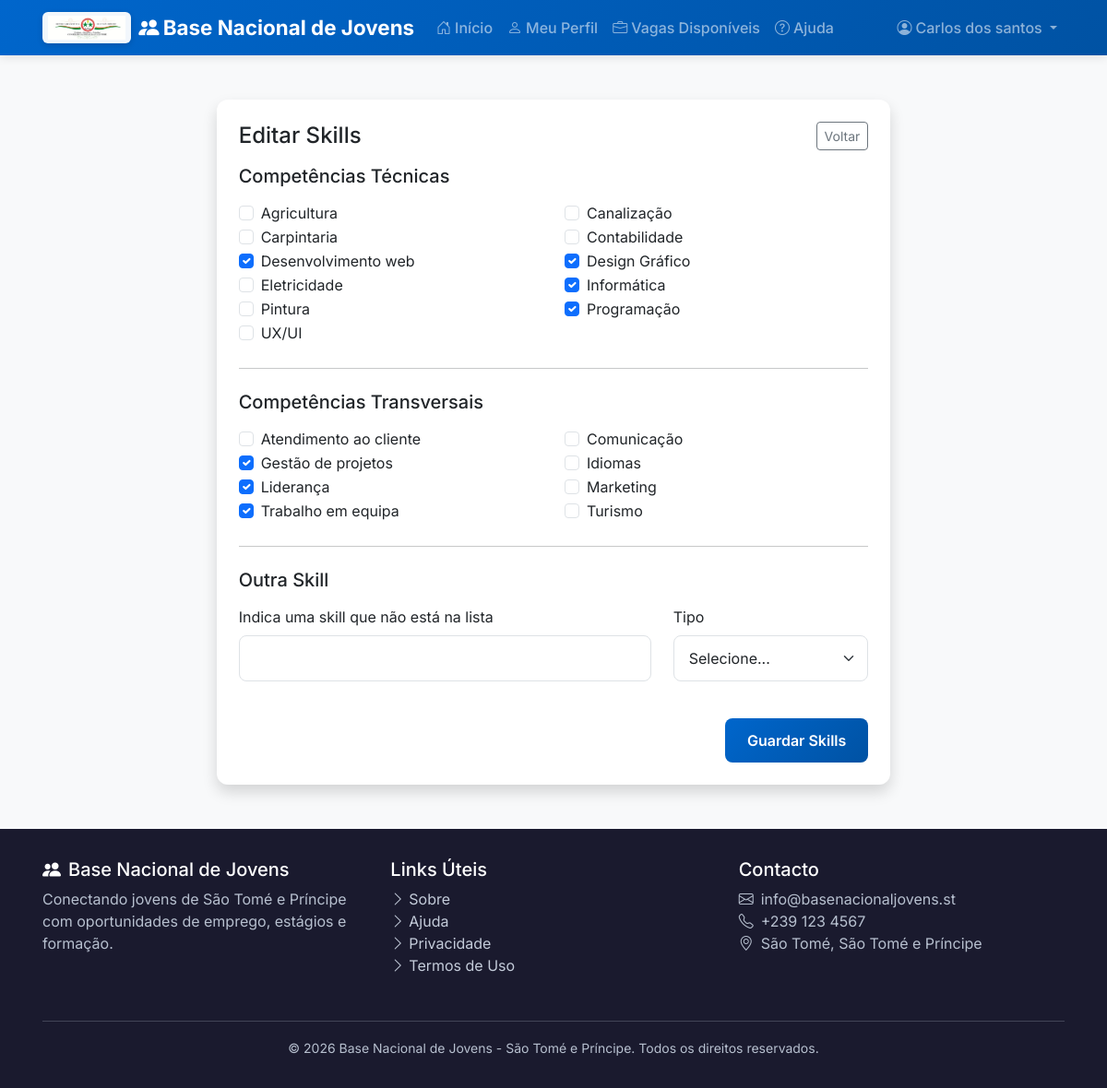
Screenshot of /profiles/skills/editar/ (signed in) with the database file from the repository.
### accounts/models.py (models this page shows, shortened)
class User(AbstractBaseUser, PermissionsMixin):
    class ProfileType(models.TextChoices):
        JOVEM = 'JO', _('Jovem')
        OPERADOR = 'OP', _('Operador Distrital')
        EMPRESA = 'EMP', _('Empresa')
        ADMIN = 'ADM', _('Administrador')
        TECNICO = 'TEC', _('Técnico PNUD')
    email = models.EmailField(_('email address'), unique=True, blank=True, null=True)
    telefone = models.CharField(_('telefone'), max_length=20, unique=True)
    nome = models.CharField(_('nome completo'), max_length=255)
    perfil = models.CharField(
        _('perfil'),
        max_length=3,
        choices=ProfileType.choices,
        default=ProfileType.JOVEM
    )
    distrito = models.ForeignKey(
        'core.District',
        on_delete=models.SET_NULL,
        null=True,
        blank=True,
        verbose_name=_('distrito')
    )
    is_staff = models.BooleanField(_('staff status'), default=False)
    is_active = models.BooleanField(_('active'), default=True)
    is_verified = models.BooleanField(_('verificado'), default=False)
    consentimento_dados = models.BooleanField(
        _('consentimento para uso de dados'),
        default=False,
        help_text=_('Autorizo o uso dos meus dados para fins de empregabilidade')
    )
    consentimento_contacto = models.BooleanField(
        _('consentimento para contacto'),
        default=False,
        help_text=_('Autorizo ser contactado por SMS/WhatsApp/email')
    )
    data_consentimento = models.DateTimeField(null=True, blank=True)
    date_joined = models.DateTimeField(_('date joined'), default=timezone.now)
    last_login = models.DateTimeField(_('last login'), null=True, blank=True)
    nome_empresa = models.CharField(_('nome da empresa'), max_length=255, blank=True)
    nif = models.CharField(_('NIF'), max_length=20, blank=True)
    setor_empresa = models.CharField(_('setor'), max_length=100, blank=True)
    associacao_parceira = models.CharField(_('associação/parceiro'), max_length=255, blank=True)
    objects = UserManager()
    USERNAME_FIELD = 'telefone'
    REQUIRED_FIELDS = ['nome']
    class Meta:
        verbose_name = _('utilizador')
        verbose_name_plural = _('utilizadores')
        ordering = ['-date_joined']
    @property
    def is_jovem(self):
        return self.perfil == self.ProfileType.JOVEM
    def has_youth_profile(self):
        return hasattr(self, 'youth_profile')

### core/models.py (models this page shows, shortened)
class Skill(models.Model):
    TIPO_CHOICES = [
        ('TEC', _('Técnica')),
        ('TRA', _('Transversal')),
    ]
    nome = models.CharField(_('nome'), max_length=100)
    tipo = models.CharField(_('tipo'), max_length=3, choices=TIPO_CHOICES, default='TEC')
    aprovada = models.BooleanField(_('aprovada'), default=False)
    descricao = models.TextField(_('descrição'), blank=True)
    class Meta:
        verbose_name = _('skill')
        verbose_name_plural = _('skills')
        ordering = ['nome']

### profiles/views.py (the view)
# urls.py: path('skills/editar/', views.skills_edit, name='skills_edit'),
@login_required
def skills_edit(request):
    if not request.user.is_jovem:
        messages.error(request, _('Apenas jovens têm este tipo de perfil.'))
        return redirect('home')
    if not request.user.has_youth_profile():
        return redirect('profiles:wizard')
    profile = request.user.youth_profile
    existing_ids = list(profile.youth_skills.values_list('skill_id', flat=True))
    skills_qs = Skill.objects.filter(aprovada=True)
    if existing_ids:
        skills_qs = skills_qs | Skill.objects.filter(id__in=existing_ids)
    skills_qs = skills_qs.distinct().order_by('nome')
    if request.method == 'POST':
        form = YouthSkillsForm(request.POST, include_skill_ids=existing_ids)
        if form.is_valid():
            selected_ids = list(form.cleaned_data['skills'].values_list('id', flat=True))
            selected_set = set(selected_ids)
            outra_skill_nome = form.cleaned_data.get('outra_skill_nome', '')
            outra_skill_tipo = form.cleaned_data.get('outra_skill_tipo')
            nova_skill = get_or_create_skill_by_name(outra_skill_nome, outra_skill_tipo)
            if nova_skill:
                selected_set.add(nova_skill.id)
            existing_set = set(existing_ids)
            to_add = selected_set - existing_set
            to_remove = existing_set - selected_set
            if to_add:
                YouthSkill.objects.bulk_create([
                    YouthSkill(profile=profile, skill_id=skill_id, nivel=1)
                    for skill_id in to_add
                ])
            if to_remove:
                YouthSkill.objects.filter(profile=profile, skill_id__in=to_remove).delete()
            messages.success(request, _('Skills atualizadas com sucesso!'))
            return redirect('profiles:detail')
        selected_skill_ids = [int(s) for s in request.POST.getlist('skills') if s.isdigit()]
    else:
        form = YouthSkillsForm(initial={'skills': existing_ids}, include_skill_ids=existing_ids)
        selected_skill_ids = existing_ids
    context = {
        'form': form,
        'skills': skills_qs,
        'selected_skill_ids': selected_skill_ids
    }
    return render(request, 'profiles/skills_form.html', context)

### templates/profiles/skills_form.html (shortened to what this page needs)
{% extends 'base/base.html' %}
{% block content %}
<div class="container py-5">
  <div class="row justify-content-center">
    <div class="col-lg-8">
      <div class="card shadow">
        <div class="card-body p-4">
          <div class="d-flex justify-content-between align-items-center mb-3">
            <h4 class="mb-0">Editar Skills</h4>
            <a href="{% url 'profiles:detail' %}" class="btn btn-outline-secondary btn-sm">Voltar</a>
          </div>
          <form method="post" novalidate>
            <h5 class="mb-3">Competências Técnicas</h5>
            <div class="row">
              {% for skill in skills %}
                {% if skill.tipo == 'TEC' %}
                  <div class="col-md-6">
                    <div class="form-check">
                      <input class="form-check-input" type="checkbox"
                             name="skills" value="{{ skill.id }}"
                             id="skill_{{ skill.id }}"
                             {% if skill.id in selected_skill_ids %}checked{% endif %}>
                      <label class="form-check-label" for="skill_{{ skill.id }}">
                        {{ skill.nome }}
                      </label>
                    </div>
                  </div>
                {% endif %}
              {% endfor %}
            </div>
            <hr class="my-4">
            <h5 class="mb-3">Competências Transversais</h5>
            <div class="row">
              {% for skill in skills %}
                {% if skill.tipo == 'TRA' %}
                  <div class="col-md-6">
                    <div class="form-check">
                      <input class="form-check-input" type="checkbox"
                             name="skills" value="{{ skill.id }}"
                             id="skill_{{ skill.id }}"
                             {% if skill.id in selected_skill_ids %}checked{% endif %}>
                      <label class="form-check-label" for="skill_{{ skill.id }}">
                        {{ skill.nome }}
                      </label>
                    </div>
                  </div>
                {% endif %}
              {% endfor %}
            </div>
            <hr class="my-4">
            <h5 class="mb-3">Outra Skill</h5>
            <div class="row">
              <div class="col-md-8 mb-3">
                <label for="id_outra_skill_nome" class="form-label">Indica uma skill que não está na lista</label>
                <input type="text" name="outra_skill_nome" id="id_outra_skill_nome"
                       class="form-control" value="{{ form.outra_skill_nome.value|default:'' }}">
              </div>
              <div class="col-md-4 mb-3">
                <label for="id_outra_skill_tipo" class="form-label">Tipo</label>
                <select name="outra_skill_tipo" id="id_outra_skill_tipo" class="form-select">
                  {% for value, label in form.fields.outra_skill_tipo.choices %}
                    <option value="{{ value }}" {% if form.outra_skill_tipo.value == value %}selected{% endif %}>{{ label }}</option>
                  {% endfor %}
                </select>
              </div>
            </div>
            <div class="text-end mt-4">
              <button class="btn btn-primary">Guardar Skills</button>
            </div>
          </form>
        </div>
      </div>
    </div>
  </div>
</div>
{% endblock %}

### templates/base/base.html (shortened to what this page needs)
<!DOCTYPE html>
<html lang="pt-pt">
{% load static %}
{% load form_tags %}
<head>
    <link href="https://cdn.jsdelivr.net/npm/bootstrap@5.3.2/dist/css/bootstrap.min.css" rel="stylesheet">
    <link href="https://cdn.jsdelivr.net/npm/bootstrap-icons@1.11.1/font/bootstrap-icons.css" rel="stylesheet">
    <link rel="stylesheet" href="{% static 'css/main.css' %}">
</head>
<body>
    <nav class="navbar navbar-expand-lg navbar-dark">
        <div class="container">
            <a class="navbar-brand d-flex align-items-center gap-2" href="{% url 'home' %}">
                <img src="{% static 'img/cnj_logo.jpg' %}" alt="CNJ" class="navbar-logo">
                <span><i class="bi bi-people-fill me-1"></i>Base Nacional de Jovens</span>
            </a>
            <div class="collapse navbar-collapse" id="navbarNav">
                <ul class="navbar-nav me-auto">
                    <li class="nav-item">
                        <a class="nav-link" href="{% url 'home' %}">
                            <i class="bi bi-house-door me-1"></i>Início
                        </a>
                    </li>
                    {% if user.is_authenticated %}
                        {% if user.is_jovem %}
                            {% if user_has_profile %}
                                <li class="nav-item">
                                    <a class="nav-link" href="{% url 'profiles:detail' %}">
                                        <i class="bi bi-person me-1"></i>Meu Perfil
                                    </a>
                                </li>
                                <li class="nav-item">
                                    <a class="nav-link" href="{% url 'profiles:available_jobs' %}">
                                        <i class="bi bi-briefcase me-1"></i>Vagas Disponíveis
                                    </a>
                                </li>
                            {% else %}
                                <li class="nav-item">
                                    <a class="nav-link" href="{% url 'profiles:wizard' %}">
                                        <i class="bi bi-person-plus me-1"></i>Completar Perfil
                                    </a>
                                </li>
                            {% endif %}
                        {% elif user.is_admin %}
                            <li class="nav-item">
                                <a class="nav-link" href="{% url 'dashboard:admin' %}">
                                    <i class="bi bi-speedometer2 me-1"></i>Admin
                                </a>
                            </li>
                        {% elif user.is_tecnico %}
                            <li class="nav-item">
                                <a class="nav-link" href="{% url 'dashboard:tecnico' %}">
                                    <i class="bi bi-graph-up me-1"></i>Dashboard
                                </a>
                            </li>
                        {% endif %}
                    {% else %}
                        <li class="nav-item">
                            <a class="nav-link" href="{% url 'accounts:login' %}?next={% url 'profiles:available_jobs' %}">
                                <i class="bi bi-briefcase me-1"></i>Vagas Disponíveis
                            </a>
                        </li>
                    {% endif %}
                    <li class="nav-item">
                        <a class="nav-link" href="{% url 'help' %}">
                            <i class="bi bi-question-circle me-1"></i>Ajuda
                        </a>
                    </li>
                </ul>
                <ul class="navbar-nav">
                    {% if user.is_authenticated %}
                        <li class="nav-item dropdown">
                            <a class="nav-link dropdown-toggle" href="#" id="userDropdown" role="button" data-bs-toggle="dropdown">
                                <i class="bi bi-person-circle me-1"></i>{{ user.nome|truncatechars:20 }}
                            </a>
                        </li>
                    {% endif %}
                </ul>
            </div>
        </div>
    </nav>
    <main>
        {% block content %}{% endblock %}
    </main>
    <footer class="footer">
        <div class="container">
            <div class="row">
                <div class="col-md-4 mb-3">
                    <h5><i class="bi bi-people-fill me-2"></i>Base Nacional de Jovens</h5>
                    <p class="text-footer">Conectando jovens de São Tomé e Príncipe com oportunidades de emprego, estágios e formação.</p>
                </div>
                <div class="col-md-4 mb-3">
                    <h5>Links Úteis</h5>
                    <ul class="list-unstyled">
                        <li><a href="{% url 'about' %}"><i class="bi bi-chevron-right me-1"></i>Sobre</a></li>
                        <li><a href="{% url 'help' %}"><i class="bi bi-chevron-right me-1"></i>Ajuda</a></li>
                        <li><a href="{% url 'privacy' %}"><i class="bi bi-chevron-right me-1"></i>Privacidade</a></li>
                        <li><a href="{% url 'terms' %}"><i class="bi bi-chevron-right me-1"></i>Termos de Uso</a></li>
                    </ul>
                </div>
                <div class="col-md-4 mb-3">
                    <h5>Contacto</h5>
                    <p class="text-footer">
                        <i class="bi bi-envelope me-2"></i>info@basenacionaljovens.st<br>
                        <i class="bi bi-telephone me-2"></i>+239 123 4567<br>
                        <i class="bi bi-geo-alt me-2"></i>São Tomé, São Tomé e Príncipe
                    </p>
                </div>
            </div>
            <hr class="my-3">
            <div class="text-center text-footer">
                <small>&copy; {% now "Y" %} Base Nacional de Jovens - São Tomé e Príncipe. Todos os direitos reservados.</small>
            </div>
        </div>
    </footer>
</body>
</html>

### rows the page displays
User: nome "Carlos dos santos"
Skill: nome "Agricultura"
Skill: nome "Canalização"
Skill: nome "Carpintaria"
Skill: nome "Contabilidade"
Skill: skills "☑", nome "Desenvolvimento web"
Skill: skills "☑", nome "Design Gráfico"
Skill: nome "Eletricidade"
Skill: skills "☑", nome "Informática"
Skill: nome "Pintura"
Skill: skills "☑", nome "Programação"
Skill: nome "UX/UI"
Skill: nome "Atendimento ao cliente"
Skill: nome "Comunicação"
Skill: skills "☑", nome "Gestão de projetos"
Skill: nome "Idiomas"
Skill: skills "☑", nome "Liderança"
Skill: nome "Marketing"
Skill: skills "☑", nome "Trabalho em equipa"
Skill: nome "Turismo"

### other values shown
form field outra_skill_tipo "Selecione..."
